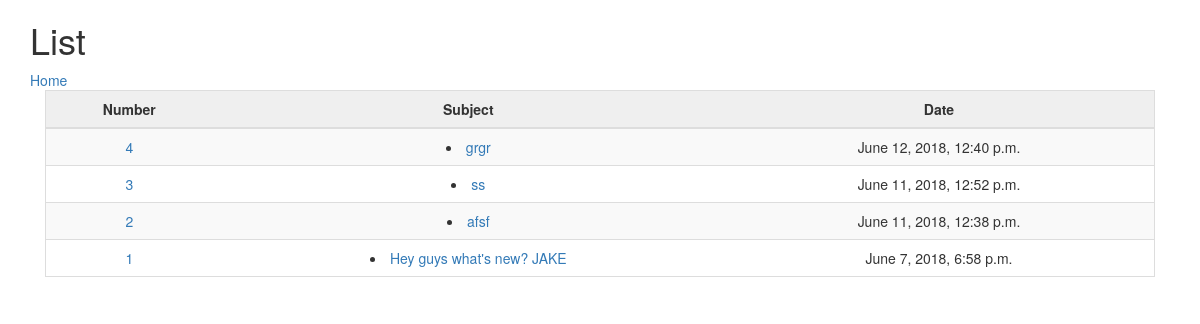
Screenshot of /polls/list with the database file from the repository.
### polls/models.py (models this page shows, shortened)
class Question(models.Model):
    question_text = models.CharField(max_length=200)
    pub_date = models.DateTimeField('date published')
    def was_published_recently(self):
        now = timezone.now()
        return now - datetime.timedelta(days=1) <= self.pub_date <= now
    was_published_recently.admin_order_field = 'pub_date'
    was_published_recently.boolean = True
    was_published_recently.short_description = 'Published recently?'

### polls/views.py (the view)
# urls.py: path('list', views.ListView2.as_view(), name='list'),   # url 접속시 name으로 찾는다
class ListView2(generic.ListView):
    template_name = 'polls/list3.html'
    context_object_name = 'latest_question_list'
    def get_queryset(self):
        return Question.objects.filter(
            pub_date__lte=timezone.now()
        ).order_by('-pub_date')[:5]

### polls/templates/polls/list3.html (shortened to what this page needs)
<!DOCTYPE html>
{% load static %}
<html lang="en">
<head>
    <link rel="stylesheet" type="text/css" href="{% static 'polls/list3.css' %}" />
    <link rel="stylesheet" href="{% static 'polls/css/bootstrap.css' %}">
</head>
<body>
<div class="container">
    <h1>List</h1>
	<a href="{% url 'polls:list' %}">Home</a>
<div class="row" >
 <div class="col-sm-6 col-lg-3" style="width:100%;">
		<table class="table table-hover table-striped" style="text-align:center; border:1px solid #dddddd">
			<tr>
				<th style="background-color:#eeeeeeee; text-align:center;">Number</th>
				<th style="background-color:#eeeeeeee; text-align:center;">Subject</th>
				<th style="background-color:#eeeeeeee; text-align:center;">Date</th>
			</tr>
			<tbody>
			{% for question in latest_question_list %}
				<tr>
					<td>
                        <a href="{% url 'polls:detail' question.id %}">{{ question.id }}</a>
					</td>
					<td>
        				<li><a href="{% url 'polls:detail' question.id %}">{{ question.question_text }}</a></li>
					</td>
					<td>
        					{{ question.pub_date }}
    				</td>
				</tr>
			{% endfor %}
			</tbody>
		</table>
        </div>
	</div>
</div>
</body>
</html>

### polls/templates/polls/list3.html (style rules this page uses)
td, { font-size:30px; }
.row { margin-right:0; margin-left:0; }

### rows the page displays
Question: id "4", question_text "grgr", pub_date "June 12, 2018, 12:40 p.m."
Question: id "3", question_text "ss", pub_date "June 11, 2018, 12:52 p.m."
Question: id "2", question_text "afsf", pub_date "June 11, 2018, 12:38 p.m."
Question: id "1", question_text "Hey guys what's new? JAKE", pub_date "June 7, 2018, 6:58 p.m."
